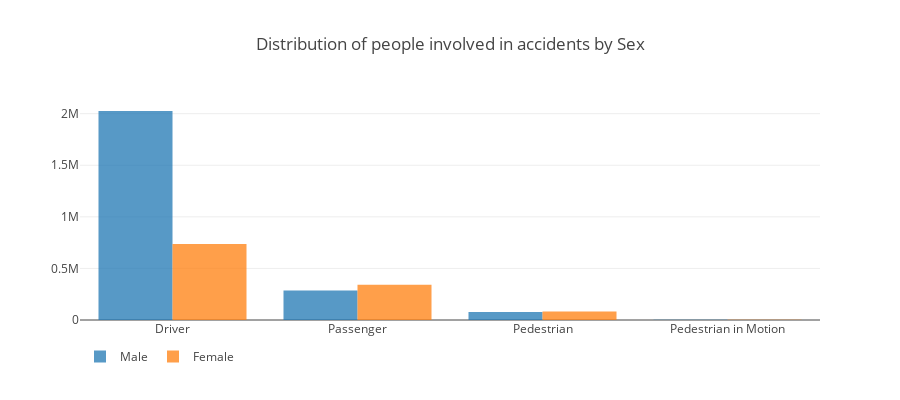

Here is the notebook cell this chart was saved with:
### Code cell
#Distribution des accidents par genre
keydict = {1:'Male', 2:'Female'}
people = accidents[['catu','sexe']]
traces = []
for key, grp in people.groupby(people.sexe):
    aggregated = grp.catu.value_counts().sort_index()
    x_values = aggregated.index.tolist()
    y_values = aggregated.values.tolist()
    x1,y1 = x_values, y_values
    x1 = ['Driver','Passenger', 'Pedestrian', 'Pedestrian in Motion']


    

#x1, y1 = create_stack_bar_data('jour', accidents)
    trace1 = go.Bar(x=x1, y=y1, opacity=0.75, name = keydict[key])  
                        #marker = dict(color = globalcolors[key-5]))
    layout = dict(height=400, title='Distribution of people involved in accidents by Sex', legend=dict(orientation="h"));
    traces.append(trace1)
fig = go.Figure(data= traces, layout=layout)
iplot(fig)

### Figure 1 — Plotly figure (JSON) as saved in the notebook; plotly's stock layout.template omitted (floating-point values rounded to 4 significant figures)
{"data": [{"name": "Male", "opacity": 0.75, "type": "bar", "uid": "2bc05341-7ef1-4cae-91b4-d0f4a54a6567", "x": ["Driver", "Passenger", "Pedestrian", "Pedestrian in Motion"], "y": [2025944, 284981, 78236, 2186]}, {"name": "Female", "opacity": 0.75, "type": "bar", "uid": "8e540b4c-82a6-4d4c-a735-df50337dd636", "x": ["Driver", "Passenger", "Pedestrian", "Pedestrian in Motion"], "y": [735993, 341812, 83604, 1220]}], "layout": {"height": 400, "legend": {"orientation": "h"}, "title": {"text": "Distribution of people involved in accidents by Sex"}}}
